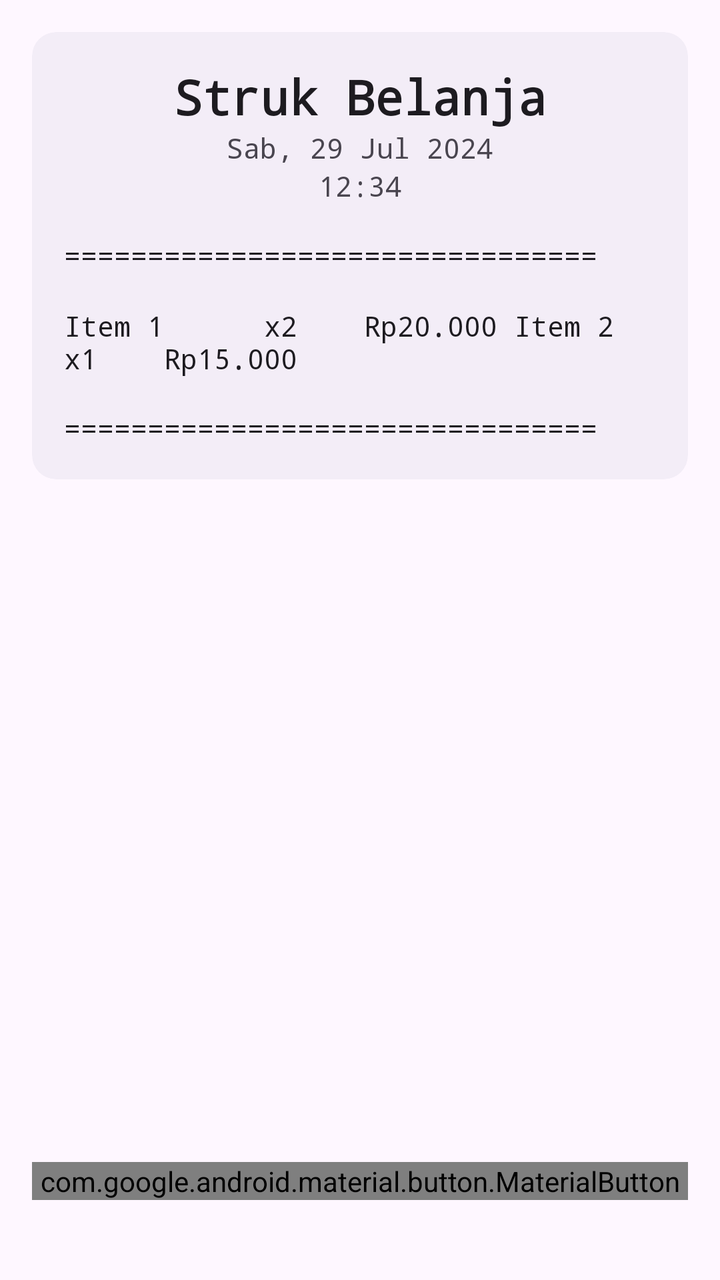
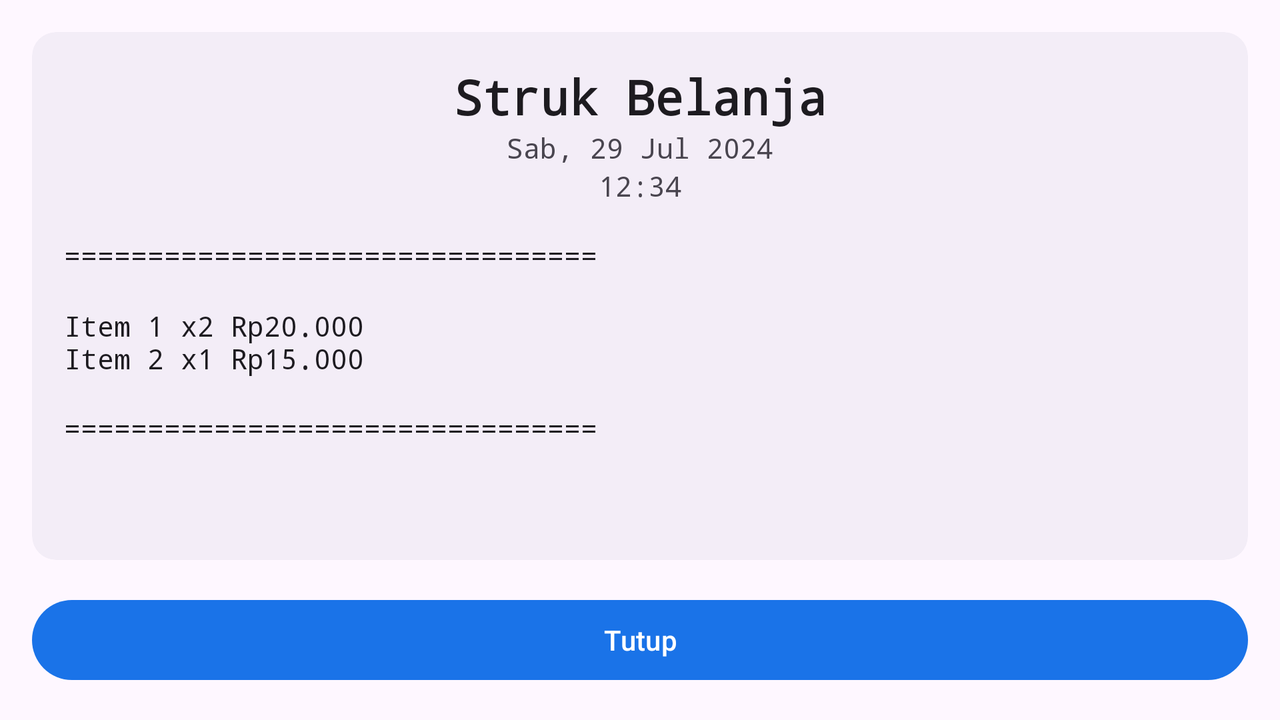

The same Android screen from two of the app's own layout files: first res/layout/ as a phone draws it, then the repository's variant for another configuration, drawn on a device whose configuration selects that folder. Both files follow.
<!-- AndroidManifest.xml: application theme Theme.PJBL -->
<!-- res/layout/activity_print_receipt.xml -->
<?xml version="1.0" encoding="utf-8"?>
<LinearLayout xmlns:android="http://schemas.android.com/apk/res/android"
    xmlns:app="http://schemas.android.com/apk/res-auto"
    xmlns:tools="http://schemas.android.com/tools"
    android:layout_width="match_parent"
    android:layout_height="match_parent"
    android:layout_marginBottom="24dp"
    android:background="?attr/colorSurface"
    android:orientation="vertical"
    android:padding="16dp"
    tools:context=".PrintReceiptActivity">

    <com.google.android.material.card.MaterialCardView
        android:layout_width="match_parent"
        android:layout_height="wrap_content"
        app:cardBackgroundColor="?attr/colorSurfaceContainer"
        app:strokeWidth="0dp">

        <LinearLayout
            android:layout_width="match_parent"
            android:layout_height="wrap_content"
            android:orientation="vertical"
            android:padding="16dp">

            <TextView
                android:layout_width="match_parent"
                android:layout_height="wrap_content"
                android:fontFamily="monospace"
                android:gravity="center"
                android:text="Struk Belanja"
                android:textColor="?attr/colorOnSurface"
                android:textSize="24sp"
                android:textStyle="bold" />

            <TextView
                android:id="@+id/date_textview"
                android:layout_width="match_parent"
                android:layout_height="wrap_content"
                android:fontFamily="monospace"
                android:gravity="center"
                android:textColor="?attr/colorOnSurfaceVariant"
                android:textSize="14sp"
                tools:text="Sab, 29 Jul 2024" />

            <TextView
                android:id="@+id/time_textview"
                android:layout_width="match_parent"
                android:layout_height="wrap_content"
                android:fontFamily="monospace"
                android:gravity="center"
                android:textColor="?attr/colorOnSurfaceVariant"
                android:textSize="14sp"
                tools:text="12:34" />

            <TextView
                android:layout_width="match_parent"
                android:layout_height="wrap_content"
                android:layout_marginTop="16dp"
                android:fontFamily="monospace"
                android:text="================================"
                android:textColor="?attr/colorOnSurface"
                android:textSize="14sp" />

            <TextView
                android:id="@+id/receipt_textview"
                android:layout_width="match_parent"
                android:layout_height="wrap_content"
                android:layout_marginTop="16dp"
                android:fontFamily="monospace"
                android:textColor="?attr/colorOnSurface"
                android:textSize="14sp"
                tools:text="Item 1      x2    Rp20.000
Item 2      x1    Rp15.000" />

            <TextView
                android:layout_width="match_parent"
                android:layout_height="wrap_content"
                android:layout_marginTop="16dp"
                android:fontFamily="monospace"
                android:text="================================"
                android:textColor="?attr/colorOnSurface"
                android:textSize="14sp" />


        </LinearLayout>

    </com.google.android.material.card.MaterialCardView>

    <Space
        android:layout_width="match_parent"
        android:layout_height="0dp"
        android:layout_weight="1" />

    <com.google.android.material.button.MaterialButton
        android:id="@+id/close_button"
        android:layout_width="match_parent"
        android:layout_height="wrap_content"
        android:text="Tutup"
        android:textColor="@color/dashboard_text_color" />

</LinearLayout>
<!-- resources referenced by this layout -->
<resources>
  <color name="dashboard_text_color">#EEEEEE</color>
  <style name="Theme.PJBL" parent="Base.Theme.PJBL" />
  <style name="Base.Theme.PJBL" parent="Theme.Material3.DayNight.NoActionBar">
          <item name="colorPrimary">@color/blue_primary</item>
          <item name="colorPrimaryVariant">@color/blue_secondary</item>
          <item name="colorSecondary">@color/blue_tertiary</item>
      </style>
  <color name="blue_primary">#1A73E8</color>
  <color name="blue_secondary">#185ABC</color>
  <color name="blue_tertiary">#8AB4F8</color>
</resources>
<!-- res/layout-land/activity_print_receipt.xml (the repository's variant of the layout above) -->
<!-- drawn on the phone turned sideways -->
<?xml version="1.0" encoding="utf-8"?>
<LinearLayout xmlns:android="http://schemas.android.com/apk/res/android"
    xmlns:app="http://schemas.android.com/apk/res-auto"
    xmlns:tools="http://schemas.android.com/tools"
    android:layout_width="match_parent"
    android:layout_height="match_parent"
    android:background="?attr/colorSurface"
    android:orientation="vertical"
    android:padding="16dp"
    tools:context=".PrintReceiptActivity">

    <com.google.android.material.card.MaterialCardView
        android:layout_width="match_parent"
        android:layout_height="0dp"
        android:layout_weight="1"
        app:cardBackgroundColor="?attr/colorSurfaceContainer"
        app:strokeWidth="0dp">

        <ScrollView
            android:layout_width="match_parent"
            android:layout_height="match_parent">

            <LinearLayout
                android:layout_width="match_parent"
                android:layout_height="wrap_content"
                android:orientation="vertical"
                android:padding="16dp">

                <TextView
                    android:layout_width="match_parent"
                    android:layout_height="wrap_content"
                    android:fontFamily="monospace"
                    android:gravity="center"
                    android:text="Struk Belanja"
                    android:textColor="?attr/colorOnSurface"
                    android:textSize="24sp"
                    android:textStyle="bold" />

                <TextView
                    android:id="@+id/date_textview"
                    android:layout_width="match_parent"
                    android:layout_height="wrap_content"
                    android:fontFamily="monospace"
                    android:gravity="center"
                    android:textColor="?attr/colorOnSurfaceVariant"
                    android:textSize="14sp"
                    tools:text="Sab, 29 Jul 2024" />

                <TextView
                    android:id="@+id/time_textview"
                    android:layout_width="match_parent"
                    android:layout_height="wrap_content"
                    android:fontFamily="monospace"
                    android:gravity="center"
                    android:textColor="?attr/colorOnSurfaceVariant"
                    android:textSize="14sp"
                    tools:text="12:34" />

                <TextView
                    android:layout_width="match_parent"
                    android:layout_height="wrap_content"
                    android:layout_marginTop="16dp"
                    android:fontFamily="monospace"
                    android:text="================================"
                    android:textColor="?attr/colorOnSurface"
                    android:textSize="14sp" />

                <TextView
                    android:id="@+id/receipt_textview"
                    android:layout_width="match_parent"
                    android:layout_height="wrap_content"
                    android:layout_marginTop="16dp"
                    android:fontFamily="monospace"
                    android:textColor="?attr/colorOnSurface"
                    android:textSize="14sp"
                    tools:text="Item 1      x2    Rp20.000\nItem 2      x1    Rp15.000" />

                <TextView
                    android:layout_width="match_parent"
                    android:layout_height="wrap_content"
                    android:layout_marginTop="16dp"
                    android:fontFamily="monospace"
                    android:text="================================"
                    android:textColor="?attr/colorOnSurface"
                    android:textSize="14sp" />


            </LinearLayout>
        </ScrollView>

    </com.google.android.material.card.MaterialCardView>

    <com.google.android.material.button.MaterialButton
        android:id="@+id/close_button"
        android:layout_width="match_parent"
        android:layout_height="wrap_content"
        android:layout_marginTop="16dp"
        android:text="Tutup" />

</LinearLayout>
<!-- resources referenced by the variant -->
<!-- as the phone turned sideways resolves them -->
<resources>
  <style name="Theme.PJBL" parent="Base.Theme.PJBL" />
  <style name="Base.Theme.PJBL" parent="Theme.Material3.DayNight.NoActionBar">
          <item name="colorPrimary">@color/blue_primary</item>
          <item name="colorPrimaryVariant">@color/blue_secondary</item>
          <item name="colorSecondary">@color/blue_tertiary</item>
      </style>
  <color name="blue_primary">#1A73E8</color>
  <color name="blue_secondary">#185ABC</color>
  <color name="blue_tertiary">#8AB4F8</color>
</resources>
